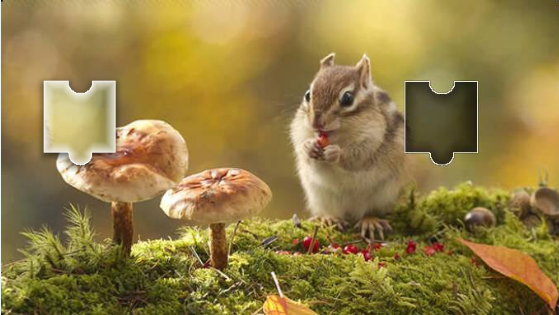
#> input picture demo_opencv/geet.png, 559 x 315 px
$ python demo7.py
#> lines starting #> are read from the running program, lines starting #| are printed output that depends on the picture
import numpy as np
import cv2

geet=cv2.imread("geet.png")
#> geet is the input picture: shape (315, 559, 3); mean B, G, R 67.8, 125.9, 146.8
# [16 lines of commented-out code are left out]

cv2.imshow('geet_blur',cv2.GaussianBlur(geet,(5,5),0))
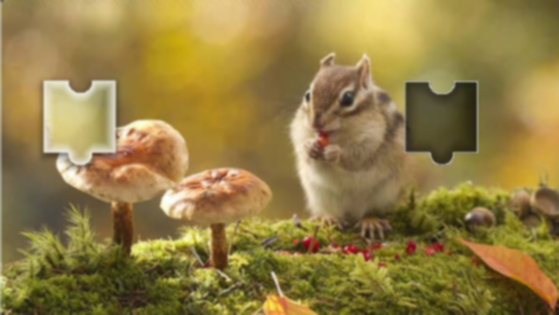
#> window 'geet_blur': shape (315, 559, 3); mean B, G, R 67.8, 125.8, 146.7
cv2.imshow('geet',geet)


cv2.waitKey()
cv2.destroyAllWindows()
